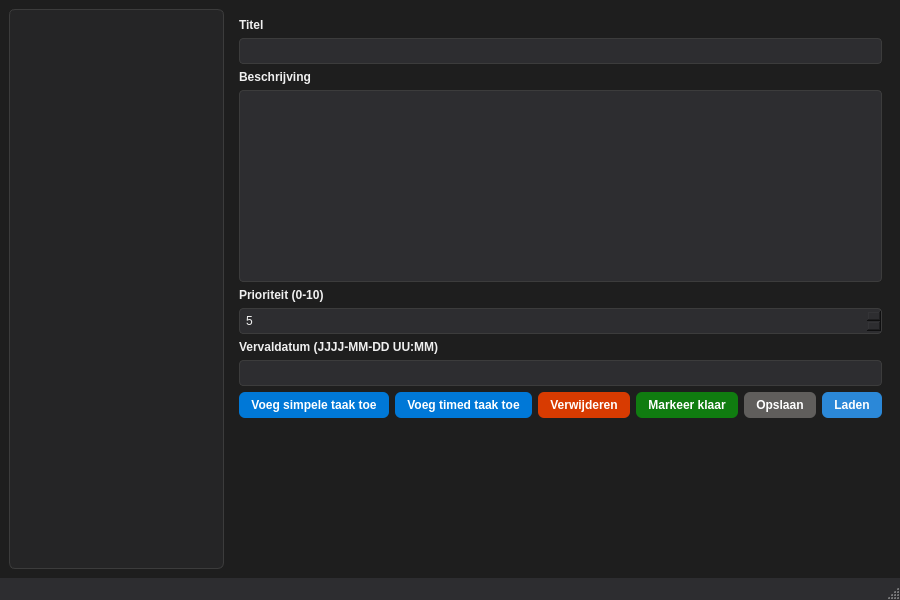
<?xml version="1.0" encoding="UTF-8"?>
<ui version="4.0">
 <class>MainWindow</class>
 <widget class="QMainWindow" name="MainWindow">
  <property name="geometry">
   <rect>
    <x>0</x>
    <y>0</y>
    <width>900</width>
    <height>600</height>
   </rect>
  </property>
  <property name="windowTitle">
   <string>Taakbeheer</string>
  </property>
  <property name="styleSheet">
   <string notr="true">
QMainWindow {
    background-color: #1e1e1e;
    color: #f0f0f0;
}

/* Links: lijst met taken */
QListWidget#taskListWidget {
    background-color: #252526;
    color: #f0f0f0;
    border: 1px solid #3c3c3c;
    border-radius: 6px;
    padding: 4px;
}
QListWidget#taskListWidget::item {
    padding: 4px 6px;
}
QListWidget#taskListWidget::item:selected {
    background-color: #0078d7;
    color: white;
}

/* Labels */
QLabel {
    color: #f0f0f0;
    font-weight: 500;
}

/* Invoervelden rechts */
QLineEdit, QTextEdit, QSpinBox {
    background-color: #2d2d30;
    color: #f0f0f0;
    border: 1px solid #3c3c3c;
    border-radius: 4px;
    padding: 4px;
}
QTextEdit {
    min-height: 80px;
}

/* Knoppen algemeen */
QPushButton {
    background-color: #0078d7;
    color: white;
    border-radius: 6px;
    padding: 6px 12px;
    border: none;
    font-weight: 500;
}
QPushButton:hover {
    background-color: #1890ff;
}
QPushButton:pressed {
    background-color: #005a9e;
}

/* Specifieke knoppen met eigen kleur */
QPushButton#removeButton {
    background-color: #d83b01;
}
QPushButton#removeButton:hover {
    background-color: #f7630c;
}

QPushButton#markDoneButton {
    background-color: #107c10;
}
QPushButton#markDoneButton:hover {
    background-color: #16a316;
}

QPushButton#saveButton {
    background-color: #605e5c;
}
QPushButton#saveButton:hover {
    background-color: #7a7574;
}

QPushButton#loadButton {
    background-color: #2b88d8;
}
QPushButton#loadButton:hover {
    background-color: #3aa0ff;
}

/* Menubalk en statusbalk */
QMenuBar {
    background-color: #2d2d30;
    color: #f0f0f0;
}
QStatusBar {
    background-color: #2d2d30;
    color: #f0f0f0;
}
   </string>
  </property>
  <widget class="QWidget" name="centralwidget">
   <layout class="QHBoxLayout" name="horizontalLayout_main">
    <item>
     <widget class="QListWidget" name="taskListWidget"/>
    </item>
    <item>
     <widget class="QWidget" name="rightPanel" native="true">
      <layout class="QVBoxLayout" name="verticalLayout_right">
       <!-- Titel -->
       <item>
        <widget class="QLabel" name="labelTitle">
         <property name="text">
          <string>Titel</string>
         </property>
        </widget>
       </item>
       <item>
        <widget class="QLineEdit" name="titleEdit"/>
       </item>
       <!-- Beschrijving -->
       <item>
        <widget class="QLabel" name="labelDescription">
         <property name="text">
          <string>Beschrijving</string>
         </property>
        </widget>
       </item>
       <item>
        <widget class="QTextEdit" name="descriptionEdit"/>
       </item>
       <!-- Prioriteit -->
       <item>
        <widget class="QLabel" name="labelPriority">
         <property name="text">
          <string>Prioriteit (0-10)</string>
         </property>
        </widget>
       </item>
       <item>
        <widget class="QSpinBox" name="prioritySpin">
         <property name="minimum">
          <number>0</number>
         </property>
         <property name="maximum">
          <number>10</number>
         </property>
         <property name="value">
          <number>5</number>
         </property>
        </widget>
       </item>
       <!-- Vervaldatum -->
       <item>
        <widget class="QLabel" name="labelDueDate">
         <property name="text">
          <string>Vervaldatum (JJJJ-MM-DD UU:MM)</string>
         </property>
        </widget>
       </item>
       <item>
        <widget class="QLineEdit" name="dueDateEdit"/>
       </item>
       <!-- Knoppen -->
       <item>
        <layout class="QHBoxLayout" name="horizontalLayout_buttons">
         <item>
          <widget class="QPushButton" name="addSimpleButton">
           <property name="text">
            <string>Voeg simpele taak toe</string>
           </property>
          </widget>
         </item>
         <item>
          <widget class="QPushButton" name="addTimedButton">
           <property name="text">
            <string>Voeg timed taak toe</string>
           </property>
          </widget>
         </item>
         <item>
          <widget class="QPushButton" name="removeButton">
           <property name="text">
            <string>Verwijderen</string>
           </property>
          </widget>
         </item>
         <item>
          <widget class="QPushButton" name="markDoneButton">
           <property name="text">
            <string>Markeer klaar</string>
           </property>
          </widget>
         </item>
         <item>
          <widget class="QPushButton" name="saveButton">
           <property name="text">
            <string>Opslaan</string>
           </property>
          </widget>
         </item>
         <item>
          <widget class="QPushButton" name="loadButton">
           <property name="text">
            <string>Laden</string>
           </property>
          </widget>
         </item>
        </layout>
       </item>
       <item>
        <spacer name="verticalSpacer">
         <property name="orientation">
          <enum>Qt::Vertical</enum>
         </property>
         <property name="sizeHint" stdset="0">
          <size>
           <width>20</width>
           <height>40</height>
          </size>
         </property>
        </spacer>
       </item>
      </layout>
     </widget>
    </item>
   </layout>
  </widget>
  <widget class="QMenuBar" name="menubar">
   <property name="geometry">
    <rect>
     <x>0</x>
     <y>0</y>
     <width>900</width>
     <height>22</height>
    </rect>
   </property>
  </widget>
  <widget class="QStatusBar" name="statusbar"/>
 </widget>
 <resources/>
 <connections/>
</ui>
